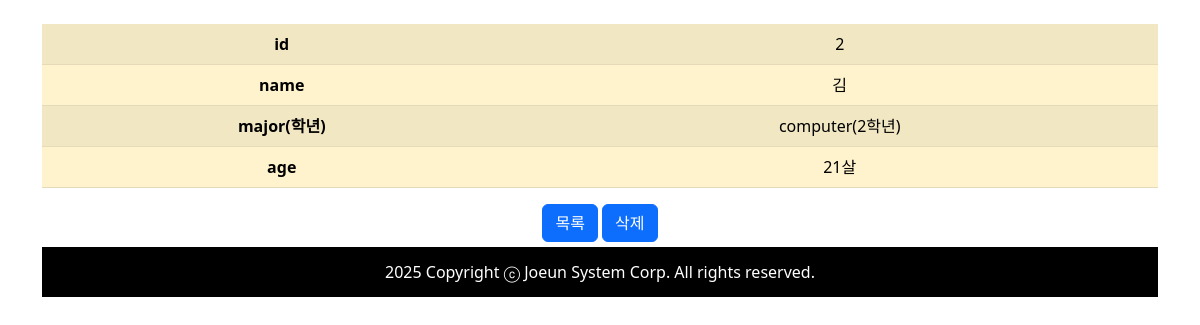
Page /student/get/2 on the committed database.
### student/models.py (models this page shows, shortened)
class Student(models.Model):
    id = models.AutoField(primary_key=True) # 테이블안의 컬럼
    name = models.CharField(max_length=100, unique=True)
    major = models.CharField(max_length=100, null=True, blank=True)
    age = models.IntegerField(default=20)
    grade = models.IntegerField(default=1)

### student/views.py (the view)
# urls.py: path("get/<ddd:id>", views.get, name="get"),
def get(request, id:int):
    student = Student.objects.get(pk=id)
    return render(request, "student/get.html", {"student":student})

### student/converters.py (called while the page is built)
    def to_python(self, value):
        return int(value)

### student/templates/student/get.html (shortened to what this page needs)
{% extends "base.html" %}
{% block content %}
    <table class="table table-warning table-striped">
      <tbody>
        <tr>
          <th>id</th>
          <td>{{student.id}}</td>
        </tr>
        <tr>
          <th>name</th>
          <td>{{student.name}}</td>
        </tr>
        <tr>
          <th>major(학년)</th>
          <td>{{student.major}}({{student.grade}}학년)</td>
        </tr>
        <tr>
          <th>age</th>
          <td>{{student.age}}살</td>
        </tr>
      </tbody>
    </table>
    <button type="button" class="btn btn-primary"
      onclick="location='/student'">
      목록
    </button>
    <button type="button" class="btn btn-primary"
      onclick="location='/student/delete/{{student.id}}'">
      삭제
    </button>
{% endblock %}

### rows in the picture
Student: id "2", name "김", major "computer", grade "2", age "21"

### other values in the picture
{{ year }} "2025"
